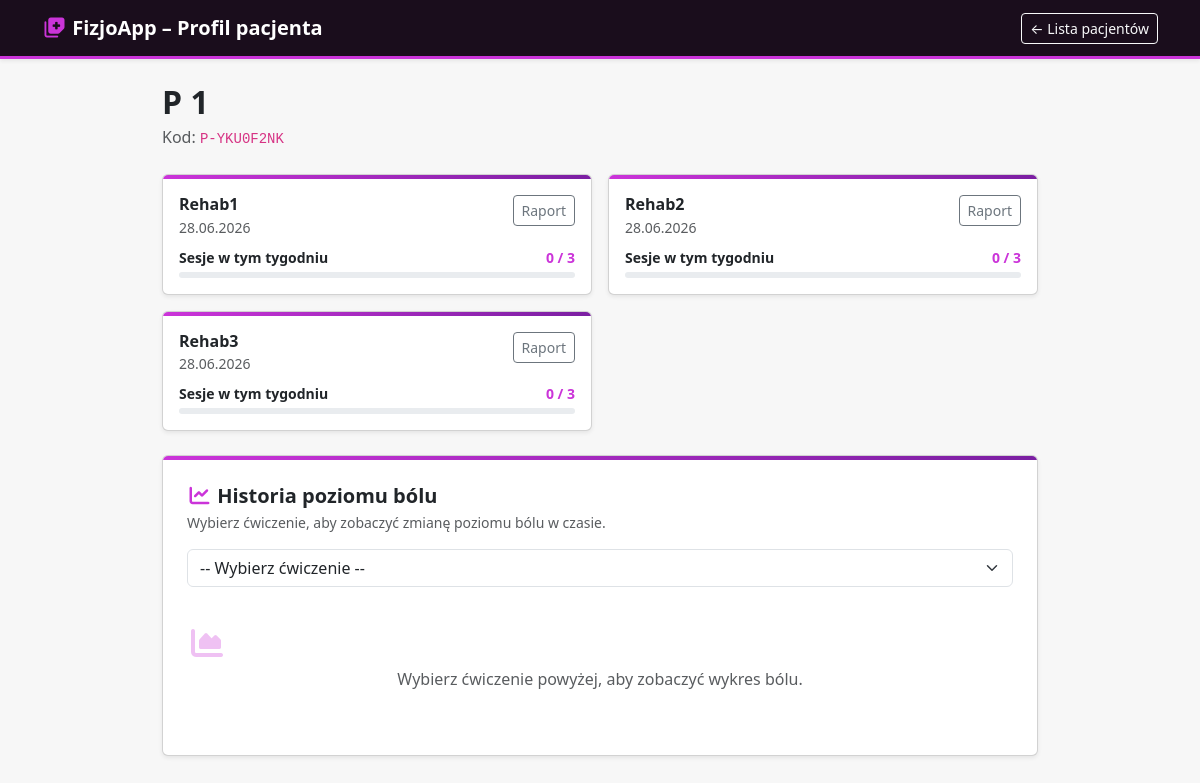
/pacjent/3/ (signed in), run on the app's committed database.
### fizjoapp/models.py (models this page shows, shortened)
class Pacjent(models.Model):
    user = models.OneToOneField(User, on_delete=models.CASCADE, null=True, blank=True)
    imie = models.CharField(max_length=50, verbose_name="Imię pacjenta")
    nazwisko = models.CharField(max_length=100, verbose_name="Nazwisko pacjenta")
    email = models.EmailField(verbose_name="Adres e-mail")
    fizjo = models.ForeignKey(
        Fizjoterapeuta,
        on_delete=models.SET_NULL,
        null=True,
        blank=True,
        related_name="pacjenci",
        verbose_name="Fizjoterapeuta odpowiedzialny za pacjenta"
    )
    kod_pacjenta = models.CharField(
        max_length=20,
        unique=True,
        null=True,
        blank=True,
        verbose_name="Kod pacjenta"
    )

class PlanTreningowy(models.Model):
    fizjoterapeuta = models.ForeignKey('Fizjoterapeuta', on_delete=models.CASCADE, related_name='plany')
    pacjent = models.ForeignKey('Pacjent', on_delete=models.CASCADE, related_name='plany')
    nazwa = models.CharField(max_length=200)
    data_utworzenia = models.DateTimeField(auto_now_add=True)
    sesje_tygodniowo = models.IntegerField(default=3, verbose_name="Sesji w tygodniu")
    czas_trwania_tygodnie = models.IntegerField(default=4, verbose_name="Czas trwania (tygodnie)")

### fizjoapp/views.py (the view)
# urls.py: path('pacjent/<int:pacjent_id>/', views.profil_pacjenta, name='profil_pacjenta'),
@login_required
def profil_pacjenta(request, pacjent_id):
    if not hasattr(request.user, 'fizjoterapeuta'):
        return render(request, '403.html', status=403)
    fizjo = request.user.fizjoterapeuta
    pacjent = get_object_or_404(Pacjent, id=pacjent_id)
    if not FizjoPacjent.objects.filter(
        fizjoterapeuta=fizjo, pacjent=pacjent, status='zaakceptowany'
    ).exists():
        return render(request, '403.html', status=403)
    plany = PlanTreningowy.objects.filter(pacjent=pacjent, fizjoterapeuta=fizjo)
    plany_z_sesjami = [(p, sesje_w_biezacym_tygodniu(p)) for p in plany]
    cwiczenia_nazwy = list(
        Cwiczenie.objects.filter(plan__in=plany)
        .values_list('nazwa_cwiczenia', flat=True).distinct()
    )
    return render(request, 'profil_pacjenta.html', {
        'pacjent': pacjent,
        'plany_z_sesjami': plany_z_sesjami,
        'cwiczenia_nazwy': cwiczenia_nazwy,
    })

### fizjoapp/views.py (called while the page is built)
def sesje_w_biezacym_tygodniu(plan, pacjent=None):
    today = timezone.localdate()
    start_of_week = today - datetime.timedelta(days=today.weekday())
    end_of_week = start_of_week + datetime.timedelta(days=7)
    qs = OcenaCwiczenia.objects.filter(
        cwiczenie__plan=plan,
        data_oceny__date__gte=start_of_week,
        data_oceny__date__lt=end_of_week,
    )
    if pacjent:
        qs = qs.filter(pacjent=pacjent)
    return qs.dates('data_oceny', 'day').count()

### fizjoapp/templates/profil_pacjenta.html (shortened to what this page needs)
{% load static %}
<!doctype html>
<html lang="pl">
<head>
  <link rel="stylesheet" href="{% static 'css/bootstrap.min.css' %}"/>
  <link rel="stylesheet" href="{% static 'css/all.min.css' %}"/>
</head>
<body>
  <nav class="fizjo-nav navbar navbar-dark shadow-sm mb-4">
    <div class="container">
      <span class="navbar-brand fw-bold">
        <i class="fas fa-notes-medical" style="color:#cb34d9"></i> FizjoApp – Profil pacjenta
      </span>
      <a href="{% url 'pacjenci_fizjo' %}" class="btn btn-outline-light btn-sm">← Lista pacjentów</a>
    </div>
  </nav>
  <div class="container pb-5" style="max-width:900px">
    <h2 class="fw-bold mb-1">{{ pacjent.imie }} {{ pacjent.nazwisko }}</h2>
    <p class="text-muted mb-4">Kod: <code>{{ pacjent.kod_pacjenta|default:"—" }}</code></p>
    {% if plany_z_sesjami %}
    <div class="row g-3 mb-4">
      {% for plan, sesje in plany_z_sesjami %}
      <div class="col-md-6">
        <div class="card shadow-sm overflow-hidden">
          <div class="card-top"></div>
          <div class="card-body p-3">
            <div class="d-flex justify-content-between align-items-start">
              <div>
                <h6 class="fw-bold mb-0">{{ plan.nazwa }}</h6>
                <small class="text-muted">{{ plan.data_utworzenia|date:"d.m.Y" }}</small>
              </div>
              <a href="{% url 'szczegoly_planu_fizjo' plan.id %}" class="btn btn-sm btn-outline-secondary">Raport</a>
            </div>
            <div class="mt-2">
              <div class="d-flex justify-content-between small fw-semibold mb-1">
                <span>Sesje w tym tygodniu</span>
                <span style="color:#cb34d9">{{ sesje }} / {{ plan.sesje_tygodniowo }}</span>
              </div>
              <div class="progress session-bar" style="height:6px;border-radius:999px;">
              </div>
            </div>
          </div>
        </div>
      </div>
      {% endfor %}
    </div>
    {% else %}
    <div class="alert alert-info mb-4">Brak planów treningowych dla tego pacjenta.</div>
    {% endif %}
    <div class="card shadow-sm overflow-hidden">
      <div class="card-top"></div>
      <div class="card-body p-4">
        <h5 class="fw-bold mb-1"><i class="fas fa-chart-line" style="color:#cb34d9"></i> Historia poziomu bólu</h5>
        <p class="text-muted small mb-3">Wybierz ćwiczenie, aby zobaczyć zmianę poziomu bólu w czasie.</p>
        <div class="mb-3">
          <select id="cwiczenieSelect" class="form-select">
            <option value="">-- Wybierz ćwiczenie --</option>
          </select>
        </div>
        <p id="brakDanychMsg" class="text-muted text-center py-4">
          <i class="fas fa-chart-area fa-2x mb-2 d-block" style="opacity:.3;color:#cb34d9"></i>
          Wybierz ćwiczenie powyżej, aby zobaczyć wykres bólu.
        </p>
      </div>
    </div>
  </div>
</body>
</html>

### fizjoapp/templates/profil_pacjenta.html (style rules this page uses)
body { background:#f7f7f7; }
.fizjo-nav { background:#1a0d1c;border-bottom:3px solid #cb34d9; }
.card-top::before { content:'';display:block;height:4px;background:linear-gradient(90deg,#cb34d9,#7b1fa2); }

### data on the page
Pacjent: imie "P", nazwisko "1", kod_pacjenta "P-YKU0F2NK"
PlanTreningowy: nazwa "Rehab1", data_utworzenia "28.06.2026", sesje "0", sesje_tygodniowo "3"
PlanTreningowy: nazwa "Rehab2", data_utworzenia "28.06.2026", sesje "0", sesje_tygodniowo "3"
PlanTreningowy: nazwa "Rehab3", data_utworzenia "28.06.2026", sesje "0", sesje_tygodniowo "3"
